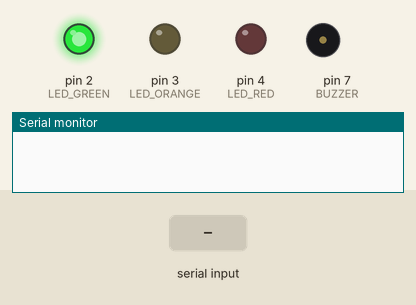
Bench run of a sketch on a simulated Arduino Uno, built with avr-gcc and run on an emulated ATmega328P. Shown: output pins drawn as LEDs (lit = HIGH), buzzer (waves = sounding), the last lines printed to the serial monitor. Inputs (shaded band) come from the test bench.

Above: at 1.2 s.
1.3 s: "90,45,200\n" received over Serial
At 1.87 s:
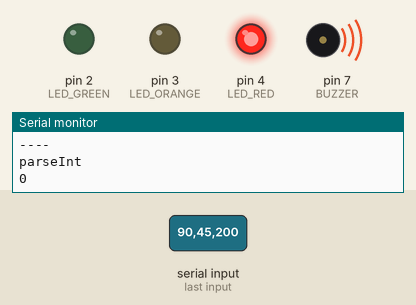
4.3 s: "5\n" received over Serial
At 4.6 s:
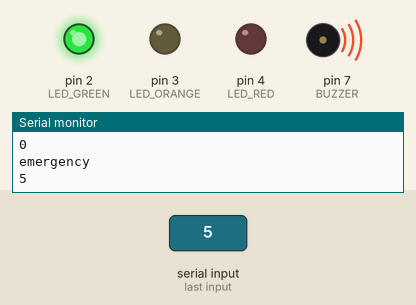
7.3 s: "30,150,10\n" received over Serial
At 8.78 s:
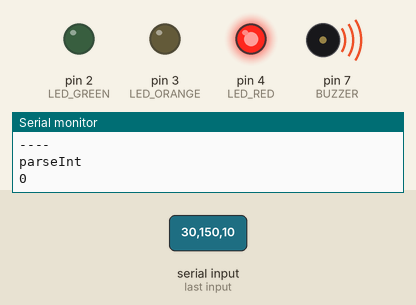
10.3 s: "90,45\n" received over Serial
At 10.8 s:
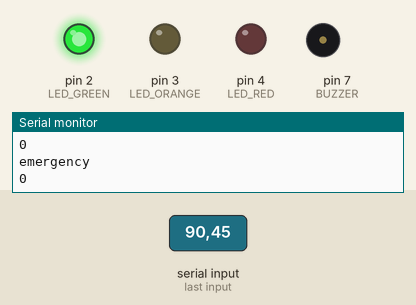
Timing chart, 0 to 12.9 s (numbered marks = the images above; inputs shaded):
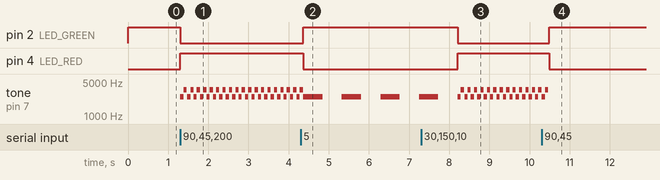

The sketch:

sketch.ino
```cpp
int LED_GREEN = 2;
int LED_ORANGE = 3;
int LED_RED = 4;

int BUZZER = 7;

int MAX_EMERGENCY = 10;
int emergency = 0;


void setup()
{
  Serial.begin(9600);
  Serial.setTimeout(10);

  pinMode(LED_GREEN, OUTPUT);
  pinMode(LED_ORANGE, OUTPUT);
  pinMode(LED_RED, OUTPUT);

  pinMode(BUZZER, OUTPUT);

  ledDisplay();
}

void loop()
{
  if (Serial.available() > 0)
  {
    Serial.println("available");
    Serial.println(Serial.available());
    Serial.println("----");

    int value = Serial.parseInt();

    Serial.println("parseInt");
    Serial.println(Serial.parseInt());
    if (value < 0)
    {
      value = 0;
    }
    else if (value > MAX_EMERGENCY)
    {
      value = 10;
    }

   if(value != emergency)
   {
    emergency = value;
      Serial.println("emergency");
      Serial.println(emergency);
   }
  }

  ledDisplay();
  buzzDisplay();
}

void buzzDisplay()
{
  if(emergency < 5){
    return;
  }

  int soundDuration = (MAX_EMERGENCY - emergency + 1) * 80;
  tone(BUZZER, 2500, soundDuration);
  delay(soundDuration);
  if(emergency > 8){
    tone(BUZZER, 3500, soundDuration);
  }
  delay(soundDuration);
  noTone(BUZZER);
}

void ledDisplay()
{
  bool green = emergency < 7;
  bool red = emergency >= 10;
  digitalWrite(LED_GREEN, green);
  digitalWrite(LED_ORANGE, !green && !red);
  digitalWrite(LED_RED, red);
}
```

Measured:
- after the input at 1.3 s, pin 2 (LED_GREEN): HIGH → LOW at once; pin 4 (LED_RED): LOW → HIGH at once; tone on pin 7 (BUZZER): plays 2500 Hz for 0.08 s, 3500 Hz for 0.08 s, 2500 Hz for 0.08 s, 3500 Hz for 0.08 s, 2500 Hz for 0.08 s, 3500 Hz for 0.08 s … (38 notes in this stretch), starting at once
- after the input at 4.3 s, pin 2 (LED_GREEN): LOW → HIGH after 0.07 s; pin 4 (LED_RED): HIGH → LOW after 0.07 s
- after the input at 7.3 s, pin 2 (LED_GREEN): HIGH → LOW after 0.91 s; pin 4 (LED_RED): LOW → HIGH after 0.91 s
- after the input at 10.3 s, pin 2 (LED_GREEN): LOW → HIGH after 0.19 s; pin 4 (LED_RED): HIGH → LOW after 0.19 s
